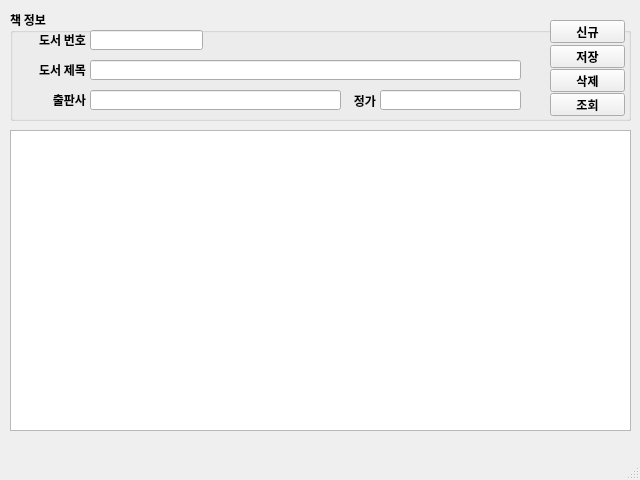
<?xml version="1.0" encoding="UTF-8"?>
<ui version="4.0">
 <class>MainWindow</class>
 <widget class="QMainWindow" name="MainWindow">
  <property name="geometry">
   <rect>
    <x>0</x>
    <y>0</y>
    <width>640</width>
    <height>480</height>
   </rect>
  </property>
  <property name="maximumSize">
   <size>
    <width>640</width>
    <height>480</height>
   </size>
  </property>
  <property name="font">
   <font>
    <family>나눔고딕코딩</family>
    <weight>75</weight>
    <bold>true</bold>
   </font>
  </property>
  <property name="windowTitle">
   <string>마당 도서관리 V1.0</string>
  </property>
  <widget class="QWidget" name="centralwidget">
   <widget class="QGroupBox" name="groupBox">
    <property name="geometry">
     <rect>
      <x>10</x>
      <y>10</y>
      <width>621</width>
      <height>111</height>
     </rect>
    </property>
    <property name="title">
     <string>책 정보</string>
    </property>
    <widget class="QLabel" name="label">
     <property name="geometry">
      <rect>
       <x>20</x>
       <y>24</y>
       <width>56</width>
       <height>12</height>
      </rect>
     </property>
     <property name="text">
      <string>도서 번호</string>
     </property>
     <property name="alignment">
      <set>Qt::AlignRight|Qt::AlignTrailing|Qt::AlignVCenter</set>
     </property>
    </widget>
    <widget class="QLineEdit" name="txtBookid">
     <property name="geometry">
      <rect>
       <x>80</x>
       <y>20</y>
       <width>113</width>
       <height>20</height>
      </rect>
     </property>
    </widget>
    <widget class="QLabel" name="label_3">
     <property name="geometry">
      <rect>
       <x>20</x>
       <y>84</y>
       <width>56</width>
       <height>12</height>
      </rect>
     </property>
     <property name="text">
      <string>출판사</string>
     </property>
     <property name="alignment">
      <set>Qt::AlignRight|Qt::AlignTrailing|Qt::AlignVCenter</set>
     </property>
    </widget>
    <widget class="QLineEdit" name="txtPublisher">
     <property name="geometry">
      <rect>
       <x>80</x>
       <y>80</y>
       <width>251</width>
       <height>20</height>
      </rect>
     </property>
    </widget>
    <widget class="QLineEdit" name="txtPrice">
     <property name="geometry">
      <rect>
       <x>370</x>
       <y>80</y>
       <width>141</width>
       <height>20</height>
      </rect>
     </property>
    </widget>
    <widget class="QLabel" name="label_4">
     <property name="geometry">
      <rect>
       <x>310</x>
       <y>85</y>
       <width>56</width>
       <height>12</height>
      </rect>
     </property>
     <property name="text">
      <string>정가</string>
     </property>
     <property name="alignment">
      <set>Qt::AlignRight|Qt::AlignTrailing|Qt::AlignVCenter</set>
     </property>
    </widget>
    <widget class="QLabel" name="label_2">
     <property name="geometry">
      <rect>
       <x>20</x>
       <y>54</y>
       <width>56</width>
       <height>12</height>
      </rect>
     </property>
     <property name="text">
      <string>도서 제목</string>
     </property>
     <property name="alignment">
      <set>Qt::AlignRight|Qt::AlignTrailing|Qt::AlignVCenter</set>
     </property>
    </widget>
    <widget class="QLineEdit" name="txtBookName_2">
     <property name="geometry">
      <rect>
       <x>80</x>
       <y>50</y>
       <width>431</width>
       <height>20</height>
      </rect>
     </property>
    </widget>
    <widget class="QPushButton" name="btnNew">
     <property name="geometry">
      <rect>
       <x>540</x>
       <y>10</y>
       <width>75</width>
       <height>23</height>
      </rect>
     </property>
     <property name="text">
      <string>신규</string>
     </property>
    </widget>
    <widget class="QPushButton" name="btnSave">
     <property name="geometry">
      <rect>
       <x>540</x>
       <y>35</y>
       <width>75</width>
       <height>23</height>
      </rect>
     </property>
     <property name="text">
      <string>저장</string>
     </property>
    </widget>
    <widget class="QPushButton" name="btnDel">
     <property name="geometry">
      <rect>
       <x>540</x>
       <y>59</y>
       <width>75</width>
       <height>23</height>
      </rect>
     </property>
     <property name="text">
      <string>삭제</string>
     </property>
    </widget>
    <widget class="QPushButton" name="btnReload">
     <property name="geometry">
      <rect>
       <x>540</x>
       <y>83</y>
       <width>75</width>
       <height>23</height>
      </rect>
     </property>
     <property name="text">
      <string>조회</string>
     </property>
    </widget>
   </widget>
   <widget class="QTableWidget" name="tblBooks">
    <property name="geometry">
     <rect>
      <x>10</x>
      <y>130</y>
      <width>621</width>
      <height>301</height>
     </rect>
    </property>
   </widget>
  </widget>
  <widget class="QMenuBar" name="menubar">
   <property name="geometry">
    <rect>
     <x>0</x>
     <y>0</y>
     <width>640</width>
     <height>18</height>
    </rect>
   </property>
  </widget>
  <widget class="QStatusBar" name="statusbar"/>
 </widget>
 <resources/>
 <connections/>
</ui>
